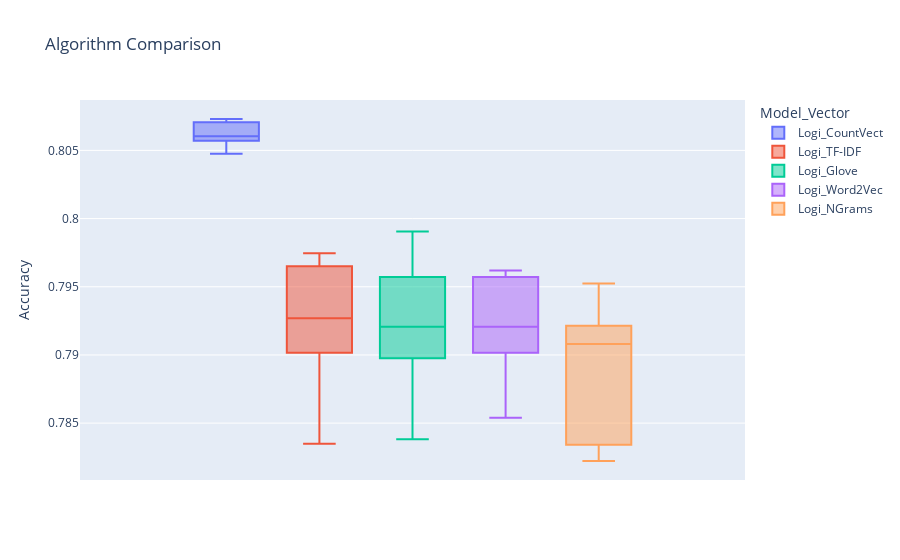

This figure's notebook cell:
### Markdown cell above
### BoxPlot

### Code cell
# boxplot algorithm comparison
union_tables = [table_tfidf, table_countVect, table_ngrams, table_word2vec, table_glove]
table_summary = box_plot_cv(union_tables)
table_summary

### Figure 1 — Plotly figure (JSON) as saved in the notebook; plotly's stock layout.template omitted (floating-point values rounded to 4 significant figures)
{"data": [{"alignmentgroup": "True", "hovertemplate": "Model_Vector=Logi_CountVect<br>Accuracy=%{y}<extra></extra>", "legendgroup": "Logi_CountVect", "marker": {"color": "#636efa"}, "name": "Logi_CountVect", "notched": false, "offsetgroup": "Logi_CountVect", "orientation": "v", "showlegend": true, "type": "box", "x0": " ", "xaxis": "x", "y": [0.8048, 0.806, 0.807, 0.806, 0.8073], "y0": " ", "yaxis": "y"}, {"alignmentgroup": "True", "hovertemplate": "Model_Vector=Logi_TF-IDF<br>Accuracy=%{y}<extra></extra>", "legendgroup": "Logi_TF-IDF", "marker": {"color": "#EF553B"}, "name": "Logi_TF-IDF", "notched": false, "offsetgroup": "Logi_TF-IDF", "orientation": "v", "showlegend": true, "type": "box", "x0": " ", "xaxis": "x", "y": [0.7962, 0.7975, 0.7835, 0.7924, 0.7927], "y0": " ", "yaxis": "y"}, {"alignmentgroup": "True", "hovertemplate": "Model_Vector=Logi_Glove<br>Accuracy=%{y}<extra></extra>", "legendgroup": "Logi_Glove", "marker": {"color": "#00cc96"}, "name": "Logi_Glove", "notched": false, "offsetgroup": "Logi_Glove", "orientation": "v", "showlegend": true, "type": "box", "x0": " ", "xaxis": "x", "y": [0.7946, 0.799, 0.7838, 0.7921, 0.7917], "y0": " ", "yaxis": "y"}, {"alignmentgroup": "True", "hovertemplate": "Model_Vector=Logi_Word2Vec<br>Accuracy=%{y}<extra></extra>", "legendgroup": "Logi_Word2Vec", "marker": {"color": "#ab63fa"}, "name": "Logi_Word2Vec", "notched": false, "offsetgroup": "Logi_Word2Vec", "orientation": "v", "showlegend": true, "type": "box", "x0": " ", "xaxis": "x", "y": [0.7956, 0.7962, 0.7854, 0.7921, 0.7917], "y0": " ", "yaxis": "y"}, {"alignmentgroup": "True", "hovertemplate": "Model_Vector=Logi_NGrams<br>Accuracy=%{y}<extra></extra>", "legendgroup": "Logi_NGrams", "marker": {"color": "#FFA15A"}, "name": "Logi_NGrams", "notched": false, "offsetgroup": "Logi_NGrams", "orientation": "v", "showlegend": true, "type": "box", "x0": " ", "xaxis": "x", "y": [0.7911, 0.7952, 0.7822, 0.7908, 0.7838], "y0": " ", "yaxis": "y"}], "layout": {"boxmode": "group", "legend": {"title": {"text": "Model_Vector"}, "tracegroupgap": 0}, "title": {"text": "Algorithm Comparison"}, "xaxis": {"anchor": "y", "domain": [0, 1]}, "yaxis": {"anchor": "x", "domain": [0, 1], "title": {"text": "Accuracy"}}}}
